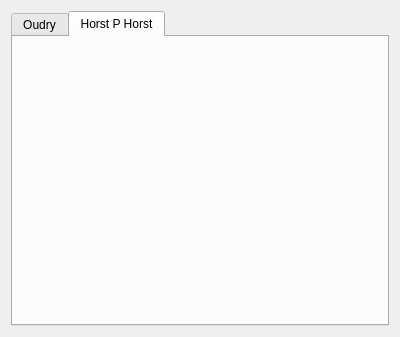
<?xml version="1.0" encoding="UTF-8"?>
<ui version="4.0">
 <class>MainWindow</class>
 <widget class="QMainWindow" name="MainWindow">
  <property name="geometry">
   <rect>
    <x>0</x>
    <y>0</y>
    <width>400</width>
    <height>337</height>
   </rect>
  </property>
  <property name="windowTitle">
   <string>MainWindow</string>
  </property>
  <widget class="QWidget" name="centralWidget">
   <layout class="QVBoxLayout" name="verticalLayout">
    <item>
     <widget class="QTabWidget" name="tabWidget">
      <property name="currentIndex">
       <number>1</number>
      </property>
      <widget class="QWidget" name="tab">
       <attribute name="title">
        <string>Oudry</string>
       </attribute>
       <layout class="QVBoxLayout" name="verticalLayout_2">
        <item>
         <widget class="QRadioButton" name="radioButton">
          <property name="text">
           <string>&amp;Pineapple</string>
          </property>
         </widget>
        </item>
        <item>
         <spacer name="verticalSpacer">
          <property name="orientation">
           <enum>Qt::Vertical</enum>
          </property>
          <property name="sizeHint" stdset="0">
           <size>
            <width>20</width>
            <height>40</height>
           </size>
          </property>
         </spacer>
        </item>
       </layout>
      </widget>
      <widget class="QWidget" name="tab_2">
       <attribute name="title">
        <string>Horst P Horst</string>
       </attribute>
       <layout class="QHBoxLayout" name="horizontalLayout_2"/>
      </widget>
     </widget>
    </item>
   </layout>
  </widget>
  <action name="actionNew_Button">
   <property name="text">
    <string>&amp;New Button</string>
   </property>
  </action>
  <action name="action_Remove_Button">
   <property name="text">
    <string>&amp;Remove Button</string>
   </property>
  </action>
  <action name="action_Quit">
   <property name="text">
    <string>&amp;Quit</string>
   </property>
  </action>
  <action name="actionNom_nom_nom">
   <property name="text">
    <string>Nom nom nom</string>
   </property>
  </action>
  <action name="actionBlah">
   <property name="text">
    <string>Blah</string>
   </property>
  </action>
 </widget>
 <layoutdefault spacing="6" margin="11"/>
 <resources/>
 <connections/>
</ui>
